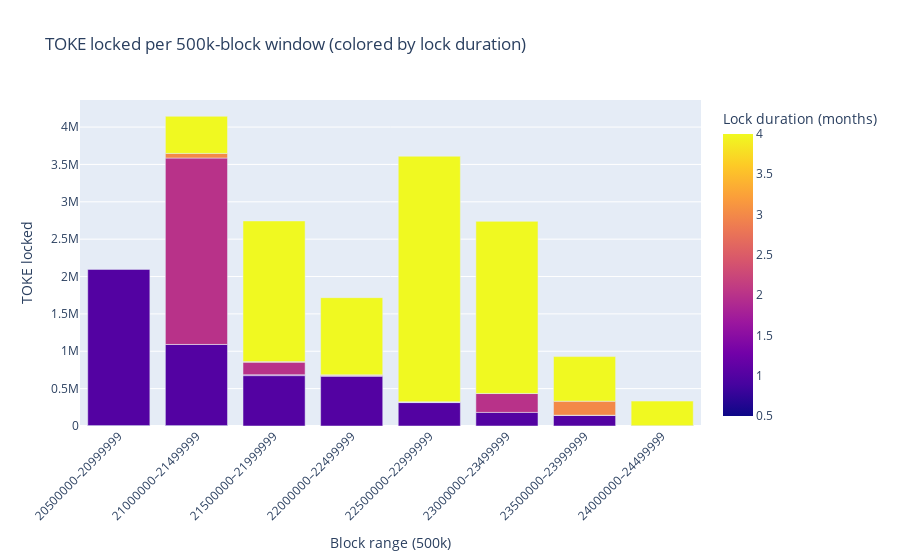

The code cell stored with this chart in its notebook:
### Code cell
import numpy as np
import pandas as pd
import plotly.express as px
import plotly.io as pio

pio.templates.default = None

bin_size = 500_000

dff = df.copy()
dff["block_bin_start"] = (dff["block"] // bin_size) * bin_size
dff["block_bin_label"] = (
    dff["block_bin_start"].astype(str)
    + "–"
    + (dff["block_bin_start"] + bin_size - 1).astype(str)
)

# aggregate TOKE per (block bin, months) so we can color by months
agg = (
    dff.groupby(["block_bin_start", "block_bin_label", "months"], as_index=False)["toke"]
    .sum()
    .sort_values(["block_bin_start", "months"])
)

fig = px.bar(
    agg,
    x="block_bin_label",
    y="toke",
    color="months",
    title="TOKE locked per 500k-block window (colored by lock duration)",
    labels={"block_bin_label": "Block range (500k)", "toke": "TOKE locked", "months": "Lock duration (months)"},
)

fig.update_xaxes(type="category", tickangle=-45)
fig.show()

### Figure 1 — Plotly figure (JSON) as saved in the notebook; plotly's stock layout.template omitted (floating-point values rounded to 4 significant figures)
{"data": [{"alignmentgroup": "True", "hovertemplate": "Block range (500k)=%{x}<br>TOKE locked=%{y}<br>Lock duration (months)=%{marker.color}<extra></extra>", "legendgroup": "", "marker": {"color": [0.5, 1, 0.5, 1, 1.5, 2, 3, 4, 1, 1.5, 2, 3, 4, 1, 1.5, 2, 3, 4, 1, 1.5, 2, 3, 4, 1, 2, 3, 4, 1, 1.5, 2, 3, 4, 1, 3, 4], "coloraxis": "coloraxis", "pattern": {"shape": ""}}, "name": "", "offsetgroup": "", "orientation": "v", "showlegend": false, "textposition": "auto", "type": "bar", "x": ["20500000–20999999", "20500000–20999999", "21000000–21499999", "21000000–21499999", "21000000–21499999", "21000000–21499999", "21000000–21499999", "21000000–21499999", "21500000–21999999", "21500000–21999999", "21500000–21999999", "21500000–21999999", "21500000–21999999", "22000000–22499999", "22000000–22499999", "22000000–22499999", "22000000–22499999", "22000000–22499999", "22500000–22999999", "22500000–22999999", "22500000–22999999", "22500000–22999999", "22500000–22999999", "23000000–23499999", "23000000–23499999", "23000000–23499999", "23000000–23499999", "23500000–23999999", "23500000–23999999", "23500000–23999999", "23500000–23999999", "23500000–23999999", "24000000–24499999", "24000000–24499999", "24000000–24499999"], "xaxis": "x", "y": [5753.0, 2090000.0, 5063.0, 1085000.0, 827.5, 2494000.0, 61640.0, 496600.0, 674200.0, 11940.0, 168200.0, 7012.0, 1882000.0, 665800.0, 8137.0, 6149.0, 4382.0, 1033000.0, 313400.0, 6966.0, 627.1, 3632.0, 3285000.0, 181900.0, 252700.0, 984.4, 2303000.0, 142800.0, 834.7, 896.0, 187600.0, 596800.0, 3808.0, 275.1, 329400.0], "yaxis": "y"}], "layout": {"barmode": "relative", "coloraxis": {"colorbar": {"title": {"text": "Lock duration (months)"}}, "colorscale": [[0, "#0d0887"], [0.1111, "#46039f"], [0.2222, "#7201a8"], [0.3333, "#9c179e"], [0.4444, "#bd3786"], [0.5556, "#d8576b"], [0.6667, "#ed7953"], [0.7778, "#fb9f3a"], [0.8889, "#fdca26"], [1, "#f0f921"]]}, "legend": {"tracegroupgap": 0}, "title": {"text": "TOKE locked per 500k-block window (colored by lock duration)"}, "xaxis": {"anchor": "y", "domain": [0, 1], "tickangle": -45, "title": {"text": "Block range (500k)"}, "type": "category"}, "yaxis": {"anchor": "x", "domain": [0, 1], "title": {"text": "TOKE locked"}}}}
